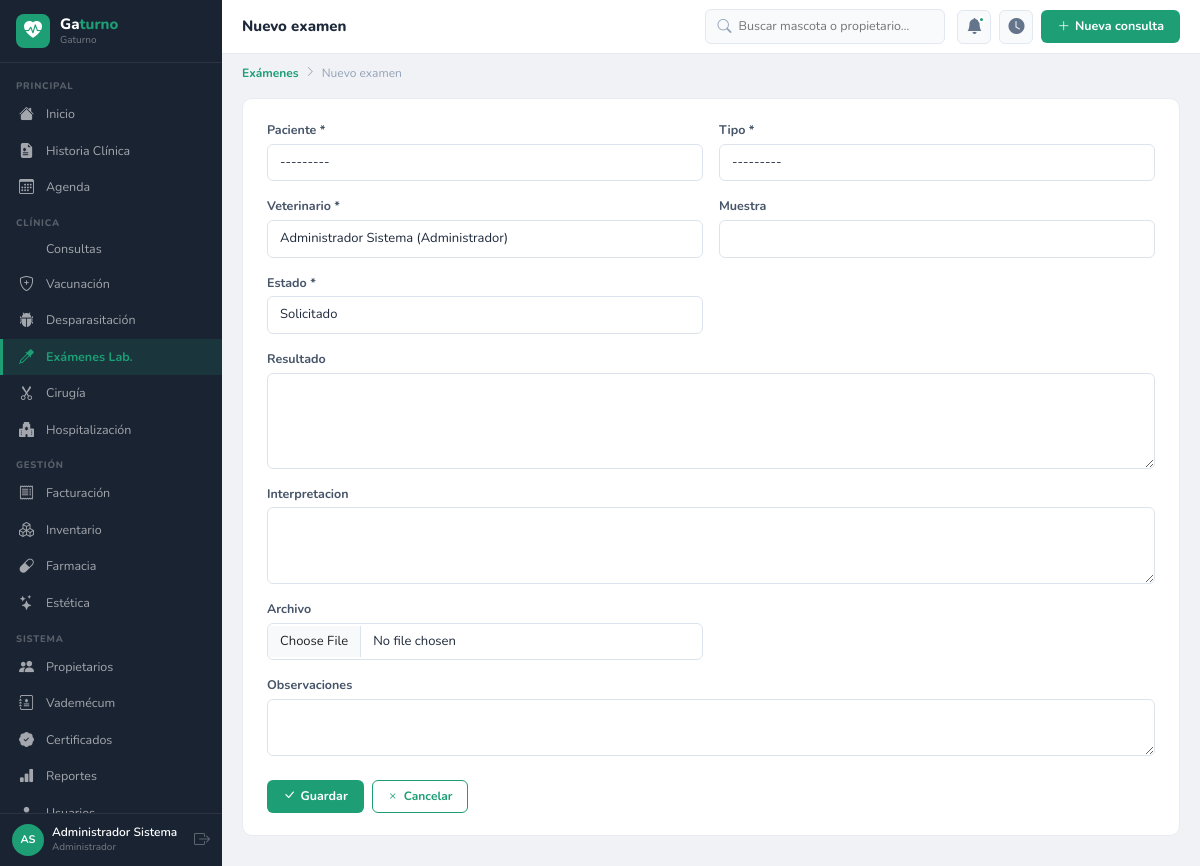
/examenes/nuevo/ (signed in), run on the app's committed database.
### apps/accounts/models.py (models this page shows)
class Usuario(AbstractUser):
    ROLES = [('admin','Administrador'),('veterinario','Veterinario'),
             ('asistente','Asistente'),('recepcionista','Recepcionista'),('esteticista','Esteticista')]
    rol = models.CharField(max_length=20, choices=ROLES, default='recepcionista')
    telefono = models.CharField(max_length=20, blank=True)
    foto = models.ImageField(upload_to='usuarios/', blank=True, null=True)
    matricula = models.CharField(max_length=30, blank=True)
    especialidad = models.CharField(max_length=100, blank=True)
    class Meta:
        verbose_name='Usuario'; verbose_name_plural='Usuarios'
    def __str__(self):
        return f'{self.get_full_name() or self.username} ({self.get_rol_display()})'
    @property
    def nombre_completo(self):
        return self.get_full_name() or self.username
    @property
    def es_veterinario(self):
        return self.rol in ['veterinario', 'admin']
    @property
    def iniciales(self):
        fn = (self.first_name or '')[:1].upper()
        ln = (self.last_name or '')[:1].upper()
        return (fn + ln) or self.username[:2].upper()

### apps/examenes/views.py (the view)
# urls.py: path('nuevo/',views.crear,name='crear'),
@login_required
def crear(request):
    initial={}
    if request.GET.get('paciente'): initial['paciente']=request.GET['paciente']
    if request.user.es_veterinario: initial['veterinario']=request.user.pk
    form=ExamenForm(request.POST or None,request.FILES or None,initial=initial)
    if form.is_valid():
        obj=form.save();messages.success(request,'Examen registrado.');return redirect('examenes:detalle',pk=obj.pk)
    return render(request,'examenes/form.html',{'form':form,'titulo':'Nuevo examen'})

### apps/examenes/forms.py
class ExamenForm(forms.ModelForm):
    class Meta:
        model=Examen
        fields=['paciente','tipo','veterinario','muestra','estado','resultado','interpretacion','archivo','observaciones']
        widgets={'paciente':forms.Select(attrs={'class':'form-select'}),'tipo':forms.Select(attrs={'class':'form-select'}),'veterinario':forms.Select(attrs={'class':'form-select'}),'muestra':forms.TextInput(attrs={'class':'form-control'}),'estado':forms.Select(attrs={'class':'form-select'}),'resultado':forms.Textarea(attrs={'class':'form-control','rows':4}),'interpretacion':forms.Textarea(attrs={'class':'form-control','rows':3}),'archivo':forms.FileInput(attrs={'class':'form-control'}),'observaciones':forms.Textarea(attrs={'class':'form-control','rows':2})}

### apps/accounts/templatetags/vetclinic_tags.py (called while the page is built)
@register.filter
def widget_class(field):
    return field.field.widget.__class__.__name__

### apps/examenes/models.py (called while the page is built)
    def __str__(self): return self.nombre

### templates/examenes/form.html (shortened to what this page needs)
{% extends 'base/base.html' %}
{% load widget_tweaks %}
{% load vetclinic_tags %}
{% block page_title %}{{ titulo }}{% endblock %}
{% block breadcrumb %}<nav class="vc-bc"><a href="{% url 'examenes:lista' %}">Exámenes</a><i class="bi bi-chevron-right"></i><span>{{ titulo }}</span></nav>{% endblock %}
{% block content %}
<div class="form-card">
<form method="post" enctype="multipart/form-data">{% csrf_token %}
<div class="row g-3">
{% for field in form %}
<div class="{% if 'Textarea' in field|widget_class or 'CheckboxSelectMultiple' in field|widget_class %}col-12{% else %}col-md-6{% endif %}">
  <label class="form-label">{{ field.label }}{% if field.field.required %} *{% endif %}</label>
  {% render_field field %}
</div>
{% endfor %}
</div>
<div class="d-flex gap-2 mt-4">
  <button type="submit" class="btn-vc"><i class="bi bi-check-lg"></i> Guardar</button>
  <a href="javascript:history.back()" class="btn-ol"><i class="bi bi-x"></i> Cancelar</a>
</div>
</form>
</div>
{% endblock %}

### templates/base/base.html (shortened to what this page needs)
<!DOCTYPE html>
<html lang="es">
<head>
<link rel="stylesheet" href="https://cdn.jsdelivr.net/npm/bootstrap@5.3.2/dist/css/bootstrap.min.css">
<link rel="stylesheet" href="https://cdn.jsdelivr.net/npm/bootstrap-icons@1.11.3/font/bootstrap-icons.min.css">
{% load static %}<link rel="stylesheet" href="{% static 'css/vetclinic.css' %}">
</head>
<body>
<nav class="vc-sb" id="sidebar">
  <div class="sb-brand">
    <div class="sb-ic"><i class="bi bi-heart-pulse-fill"></i></div>
    <div><div class="sb-nm">Ga<em>turno</em></div><span class="sb-sub">{{ CLINICA_NOMBRE }}</span></div>
  </div>
  <div class="sb-nav">
    <div class="nav-sec">Principal</div>
    <a href="{% url 'reportes:dashboard' %}" class="nav-link {% if request.resolver_match.namespace == 'reportes' %}active{% endif %}"><i class="bi bi-house-fill"></i><span>Inicio</span></a>
    <a href="{% url 'pacientes:lista' %}" class="nav-link "><i class="bi bi-file-earmark-medical-fill"></i><span>Historia Clínica</span></a>
    <a href="{% url 'agenda:lista' %}" class="nav-link "><i class="bi bi-calendar3"></i><span>Agenda</span></a>
    <div class="nav-sec">Clínica</div>
    <a href="{% url 'consultas:lista' %}" class="nav-link {% if request.resolver_match.namespace == 'consultas' %}active{% endif %}"><span>Consultas</span></a>
    <a href="{% url 'vacunacion:lista' %}" class="nav-link {% if request.resolver_match.namespace == 'vacunacion' %}active{% endif %}"><i class="bi bi-shield-plus"></i><span>Vacunación</span></a>
    <a href="{% url 'desparasitacion:lista' %}" class="nav-link {% if request.resolver_match.namespace == 'desparasitacion' %}active{% endif %}"><i class="bi bi-bug-fill"></i><span>Desparasitación</span></a>
    <a href="{% url 'examenes:lista' %}" class="nav-link {% if request.resolver_match.namespace == 'examenes' %}active{% endif %}"><i class="bi bi-eyedropper"></i><span>Exámenes Lab.</span></a>
    <a href="{% url 'cirugia:lista' %}" class="nav-link {% if request.resolver_match.namespace == 'cirugia' %}active{% endif %}"><i class="bi bi-scissors"></i><span>Cirugía</span></a>
    <a href="{% url 'hospitalizacion:lista' %}" class="nav-link "><i class="bi bi-hospital-fill"></i><span>Hospitalización</span></a>
    <div class="nav-sec">Gestión</div>
    <a href="{% url 'facturacion:lista' %}" class="nav-link {% if request.resolver_match.namespace == 'facturacion' %}active{% endif %}"><i class="bi bi-receipt"></i><span>Facturación</span></a>
    <a href="{% url 'inventario:lista' %}" class="nav-link {% if request.resolver_match.namespace == 'inventario' %}active{% endif %}"><i class="bi bi-boxes"></i><span>Inventario</span></a>
    <a href="{% url 'farmacia:lista' %}" class="nav-link {% if request.resolver_match.namespace == 'farmacia' %}active{% endif %}"><i class="bi bi-capsule"></i><span>Farmacia</span></a>
    <a href="{% url 'estetica:lista' %}" class="nav-link {% if request.resolver_match.namespace == 'estetica' %}active{% endif %}"><i class="bi bi-stars"></i><span>Estética</span></a>
    <div class="nav-sec">Sistema</div>
    <a href="{% url 'propietarios:lista' %}" class="nav-link {% if request.resolver_match.namespace == 'propietarios' %}active{% endif %}"><i class="bi bi-people-fill"></i><span>Propietarios</span></a>
    <a href="{% url 'vademecum:lista' %}" class="nav-link {% if request.resolver_match.namespace == 'vademecum' %}active{% endif %}"><i class="bi bi-journal-medical"></i><span>Vademécum</span></a>
    <a href="{% url 'certificados:lista' %}" class="nav-link {% if request.resolver_match.namespace == 'certificados' %}active{% endif %}"><i class="bi bi-patch-check-fill"></i><span>Certificados</span></a>
    <a href="{% url 'reportes:lista' %}" class="nav-link"><i class="bi bi-bar-chart-fill"></i><span>Reportes</span></a>
    <a href="{% url 'accounts:lista' %}" class="nav-link {% if request.resolver_match.namespace == 'accounts' %}active{% endif %}"><i class="bi bi-person-fill-gear"></i><span>Usuarios</span></a>
  </div>
  <div class="sb-user">
    <div class="u-av">{{ request.user.iniciales }}</div>
    <div><div class="u-nm">{{ request.user.nombre_completo }}</div><div class="u-role">{{ request.user.get_rol_display }}</div></div>
    <a href="{% url 'accounts:logout' %}" class="u-out" title="Salir"><i class="bi bi-box-arrow-right"></i></a>
  </div>
</nav>
<div class="vc-main">
  <header class="vc-top">
    <div class="top-tit">{% block page_title %}Gaturno{% endblock %}</div>
    <div class="top-srch">
      <i class="bi bi-search"></i>
      <input type="text" id="globalSearch" placeholder="Buscar mascota o propietario…" autocomplete="off">
    </div>
    <div class="top-acts">
      <div class="top-btn"><i class="bi bi-bell-fill"></i><div class="top-dot"></div></div>
      <a href="{% url 'agenda:sala_espera' %}" class="top-btn" title="Sala de espera"><i class="bi bi-clock-fill"></i></a>
      <a href="{% url 'consultas:crear' %}" class="btn-vc"><i class="bi bi-plus-lg"></i> Nueva consulta</a>
    </div>
  </header>
  {% block breadcrumb %}{% endblock %}
  <div class="vc-cnt">{% block content %}{% endblock %}</div>
</div>
{% load static %}<script src="{% static 'js/vetclinic.js' %}"></script>
</body>
</html>

### data on the page
Usuario: user.iniciales "AS", user.nombre_completo "Administrador Sistema", user.rol "Administrador"

### other printed values
{{ CLINICA_NOMBRE }} "Gaturno"
{{ titulo }} "Nuevo examen"
{{ field.label }} "Paciente" "Tipo" "Veterinario" "Muestra" "Estado" "Resultado" "Interpretacion" "Archivo" "Observaciones"
